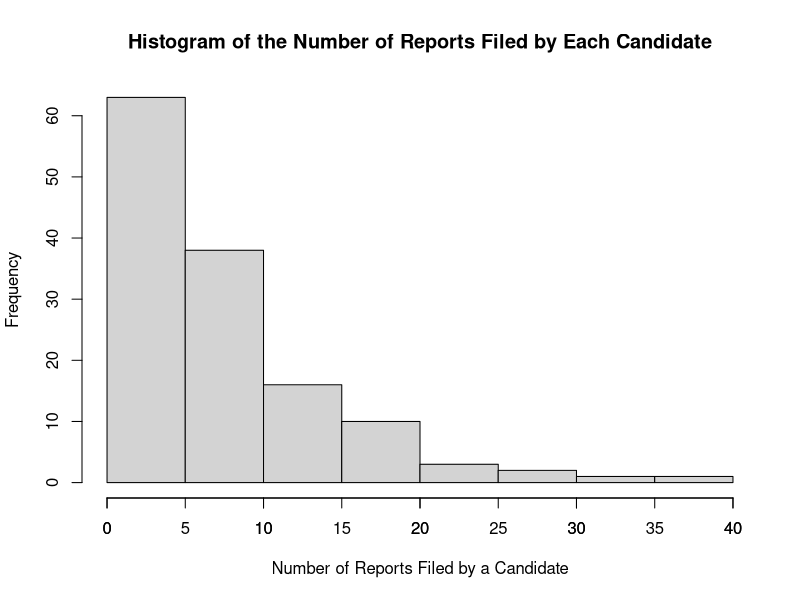
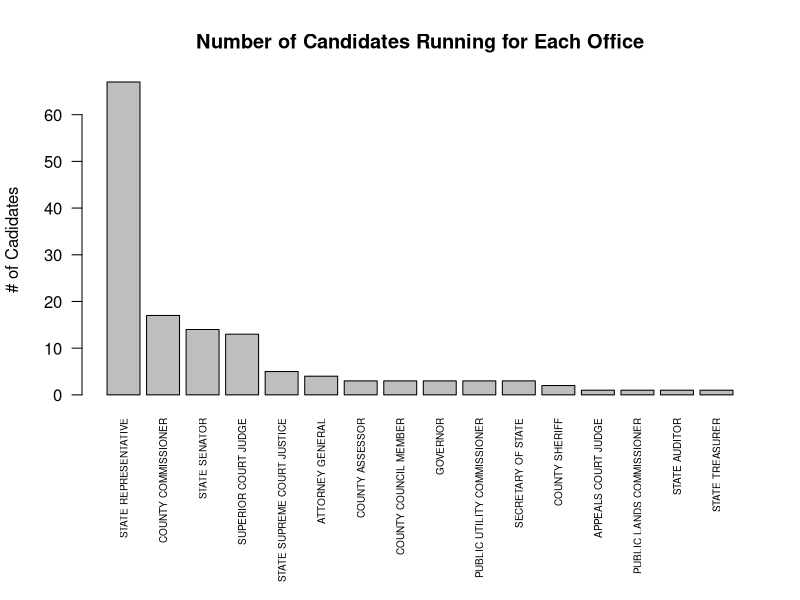
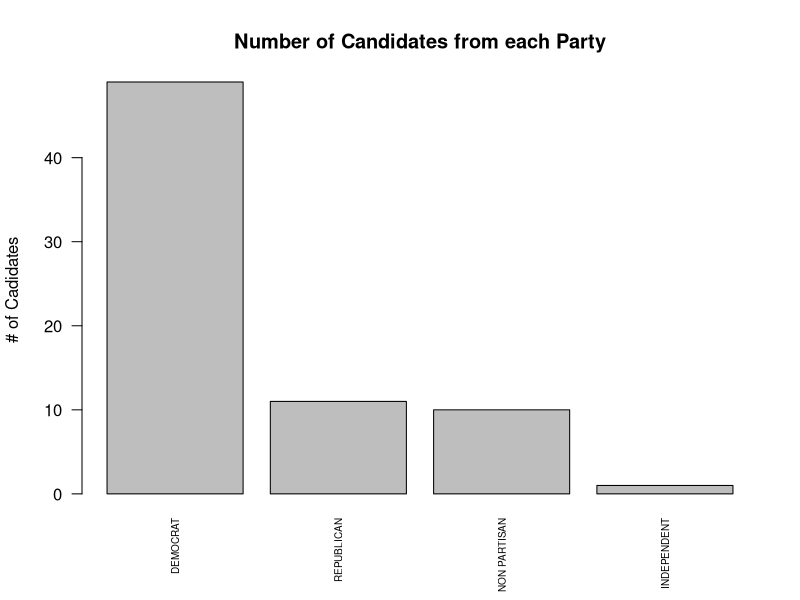
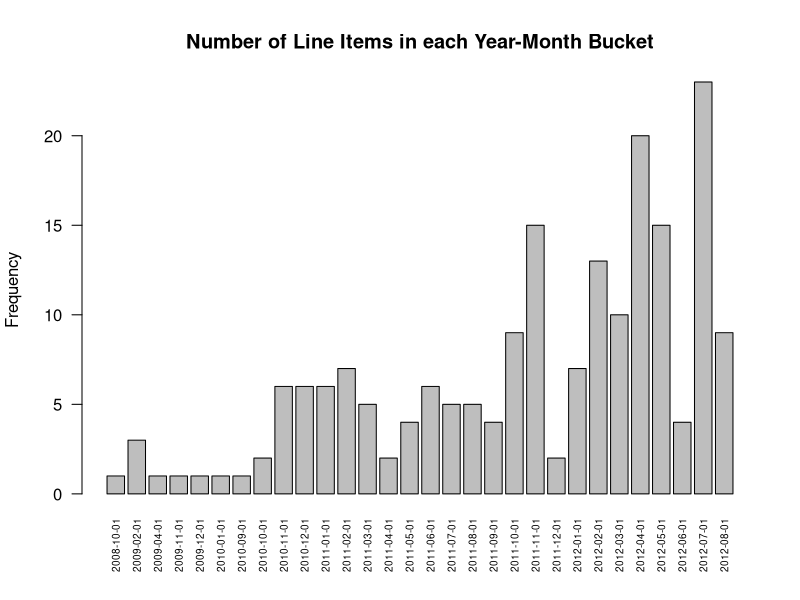
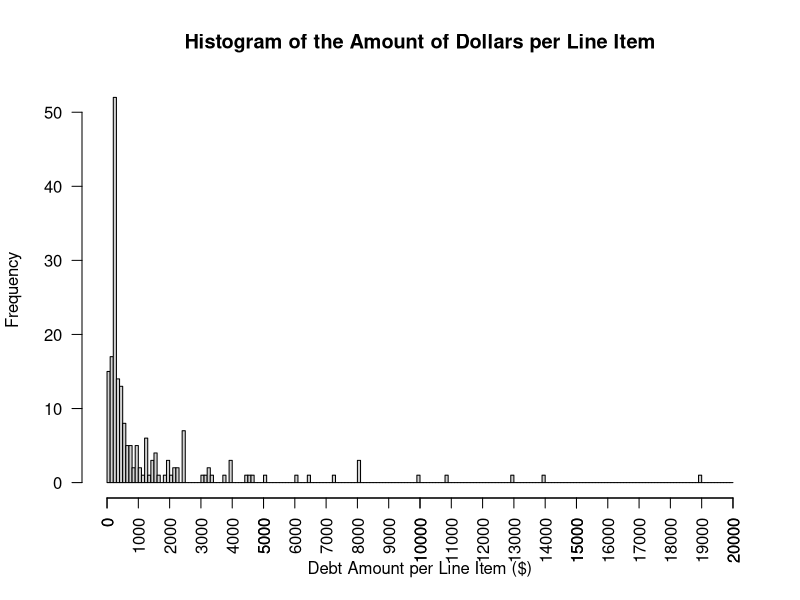
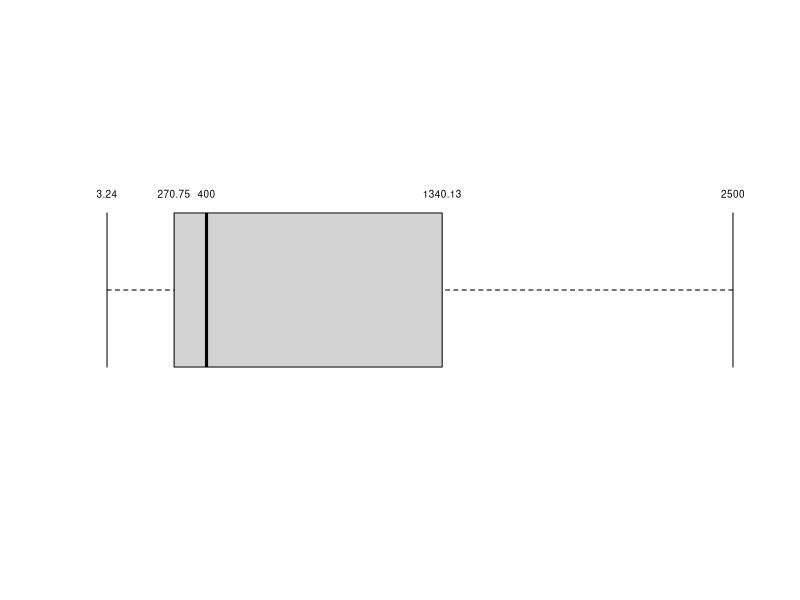
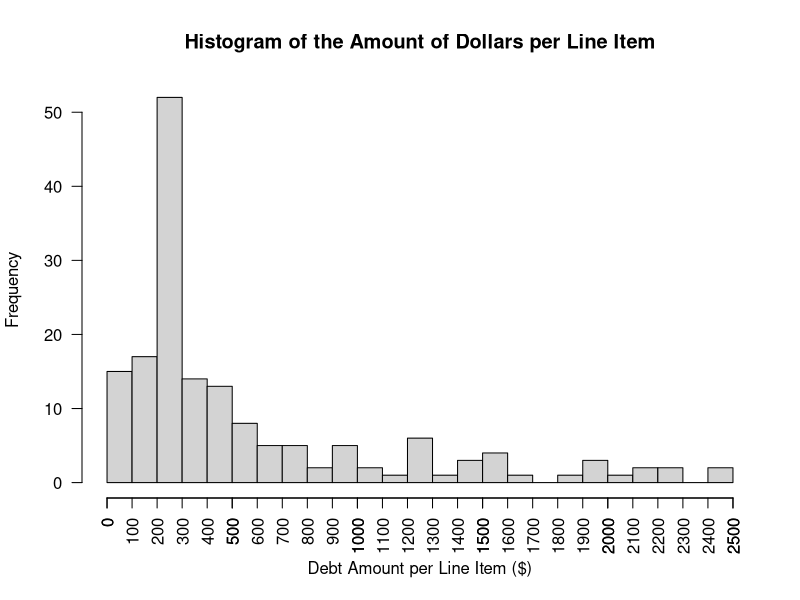
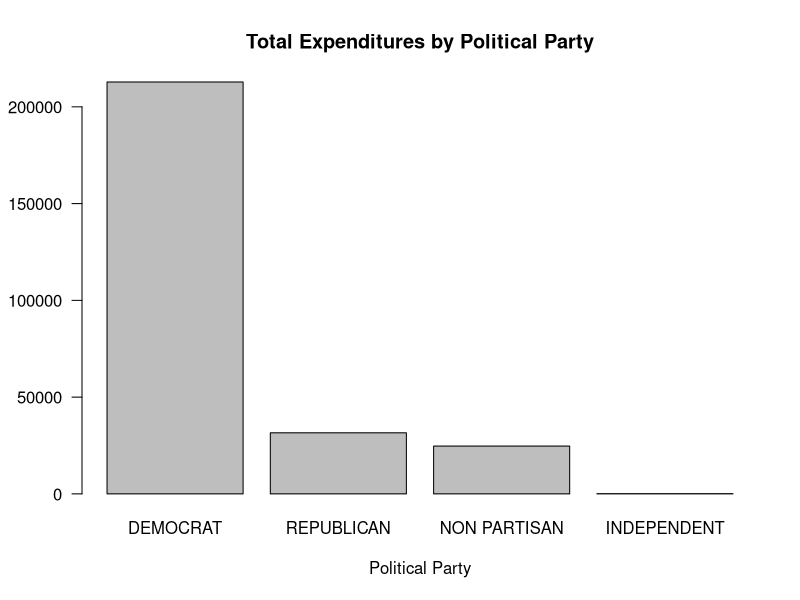

These figures' R source, in order:
## ---- chunk 1
knitr::opts_chunk$set(echo = TRUE)
## ---- chunk 2
DebtRaw = read.csv("../dataset/CandidateDebt.csv", na.strings='#N/A')
## ---- chunk 3
print(sprintf("Number of columns: %d, Number of rows: %d", ncol(DebtRaw), nrow(DebtRaw)))
## ---- chunk 4
str(DebtRaw[1:4,])
## ---- chunk 5
DebtShifted = DebtRaw
colnames(DebtShifted) <- c(colnames(DebtRaw)[1:9],
                           'DUMMY',
                           colnames(DebtRaw)[10:(ncol(DebtRaw)-1)])
## ---- chunk 6
str(DebtShifted[1:4,])
## ---- chunk 7
#DebtShifted$fromdate <- as.Date(DebtShifted$fromdate, format='%m/%d/%y')
#DebtShifted$thrudate <- as.Date(DebtShifted$thrudate, format='%m/%d/%y')
#DebtShifted$debtdate <- as.Date(DebtShifted$debtdate, format='%m/%d/%y')
## ---- chunk 8
t(DebtShifted[1,c('filerid', 'filername', 'office', 'DUMMY', 'legislativedistrict',
                  'party', 'jurisdiction', 'jurisdictiontype')])
## ---- chunk 9
# Split off left table
DebtLeft = DebtShifted[, seq(9)]

# Print out number of rows and columns
print(sprintf("DebtLeft data set has %d columns and %d rows.", ncol(DebtLeft), nrow(DebtLeft)))
## ---- chunk 10
# Split off right table
DebtRight = DebtShifted[, seq(10, ncol(DebtRaw))]

# Rename DUMMY to office
colnames(DebtRight)[[1]] <- "office"

# Keep cases with at least one non-NA entry
DebtRightValid <- DebtRight[rowSums(!is.na(DebtRight)) > 0,]

# Drop duplicates
Debt <- unique(DebtRightValid)

# Print number of rows and columns
print(sprintf("Debt data set has %d columns and %d rows.", ncol(Debt), nrow(Debt)))
## ---- chunk 11
# Find number of unique reportnumbers
length(unique(DebtLeft$reportnumber))
# Find number of unique cadidate names
length(unique(DebtLeft$filername))
## ---- chunk 12
# Find the number of reports filed by each candidate
RepPerCan <- aggregate(reportnumber ~ filername, DebtLeft, length)
colnames(RepPerCan)[2] <- "NumOfReports"
# Summarize data
summary(RepPerCan$NumOfReports)
## ---- chunk 13
# Show top 5 candidates that filed the most reports
head(RepPerCan[order(RepPerCan$NumOfReports, decreasing = TRUE),],5)
## ---- chunk 14
# How many candidates filed only 1 report?
length(which(RepPerCan$NumOfReports == 1))
## ---- chunk 15
# Show histogram showing distribution of the number of reports filed by each candidate.
hist(RepPerCan$NumOfReports, main = "Histogram of the Number of Reports Filed by Each Candidate",
     xlab = "Number of Reports Filed by a Candidate")
axis(1, at = seq(0,40, by = 5))
## ---- chunk 16
# Remove reportnumber and keep unique rows
Office <- unique(DebtLeft[-1])
# Find length of rows.
length(Office$filerid)
## ---- chunk 17
# Show exmaple of duplicate candidate.
Office[Office$filername == "FROCKT DAVID S",]
## ---- chunk 18
# Create Dataframe showing the number of candidates running for each office
OfficePopularity <- aggregate(filername ~ office, Office, length)
colnames(OfficePopularity)[2] <- "N"
OfficePopularity <- OfficePopularity[order(OfficePopularity[,2], decreasing = TRUE),]

# Show barplot of results
op <- par(mar = c(10,4,4,2) + 0.1)
barplot(OfficePopularity$N, main = "Number of Candidates Running for Each Office", ylab = "# of Cadidates",
      names.arg=OfficePopularity$office, las = 2, cex.names=0.6)
par(op)
## ---- chunk 19
# Only keep Office2, legislativedictrict, position, party, jurisdiction and find unique rows
DebtUnique <- unique(Debt[1:5])
# Aggregate a new dataframe to store the number of rows for each party
PartyCount <- aggregate(jurisdiction ~ party, DebtUnique, length)
colnames(PartyCount)[2] <- "N"
PartyCount <- PartyCount[order(PartyCount[,2], decreasing = TRUE),]
# Plot a bar chart showing the number of rows for each party
op <- par(mar = c(5,4,4,2) + 0.1)
barplot(PartyCount$N, main = "Number of Candidates from each Party", ylab = "# of Cadidates",
      names.arg=PartyCount$party, las = 2, cex.names=0.6)
par(op)
## ---- chunk 20
# Copy Debt into a temporary df, but convert the debtdate variable into date object
DebtTemp <- Debt
DebtTemp$debtdate <- as.Date(DebtTemp$debtdate, format='%m/%d/%y')
# Import lubridate to round the dates to the month
library(lubridate)
DebtTemp$debtdate <- floor_date(DebtTemp$debtdate, unit = "month")
# Aggregate the data to show the amount of line items are in each month
DateCount <- aggregate(amount ~ debtdate, DebtTemp, length)
colnames(DateCount)[2] <- "N"
op <- par(mar = c(5,4,4,2) + 0.1)
barplot(DateCount$N, main = "Number of Line Items in each Year-Month Bucket", ylab = "Frequency",
      names.arg=DateCount$debtdate, las = 2, cex.names=0.6)
par(op)
## ---- chunk 21
summary(Debt$amount)
## ---- chunk 22
hist(Debt$amount, breaks = seq(0, 20000, by = 100) , main = "Histogram of the Amount of Dollars per Line Item",
     xlab = "Debt Amount per Line Item ($)", las = 2)
axis(1, at = seq(0, 20000, by = 1000), las = 2)
## ---- chunk 23
boxplot(Debt$amount, horizontal = TRUE, outline = FALSE, axes = FALSE, staplewex = 1)
text(x = boxplot.stats(Debt$amount)$stats, labels = boxplot.stats(Debt$amount)$stats, y=1.25, cex = 0.6)
## ---- chunk 24
filteredAmount <- Debt[(Debt$amount < 2500),]
hist(filteredAmount$amount, breaks = seq(0, 2500, by = 100) , main = "Histogram of the Amount of Dollars per Line Item",
     xlab = "Debt Amount per Line Item ($)", las = 2)
axis(1, at = seq(0, 2500, by = 100), las = 2)
## ---- chunk 25

# sum amount by party
amountbyparty <-aggregate(Debt['amount'], by=list(party=Debt$party), FUN=sum)

# Rename 
names(amountbyparty)[names(amountbyparty)=="amount"] <- "totalamountbyparty"


#format method, which is necessary for formating in a data.frame   
format.money  <- function(x, ...) {
  paste0("$", formatC(as.numeric(x), format="f", digits=2, big.mark=","))
}
class(amountbyparty$totalamountbyparty) <- c("money",class(amountbyparty$totalamountbyparty))


# sort the list descending, create pareto
amountbyparty <- amountbyparty[order(amountbyparty$totalamountbyparty, decreasing=TRUE),]

# bar plot tutorial https://www.statmethods.net/graphs/bar.html
op <- par(mar = c(5,4,4,2) + 0.1)
barplot(amountbyparty$totalamountbyparty, main="Total Expenditures by Political Party", 
  	xlab="Political Party", las=1,
  	names.arg=amountbyparty$party)
par(op)
## ---- chunk 26
# Merge PartyCount into amountbyparty
amountbyparty <- merge(amountbyparty, PartyCount)
amountbyparty$amountpercandidate <- amountbyparty$totalamountbyparty / amountbyparty$N

# sort the list descending, create pareto
amountbyparty <- amountbyparty[order(amountbyparty$amountpercandidate, decreasing=TRUE),]


# bar plot tutorial https://www.statmethods.net/graphs/bar.html
barplot(amountbyparty$amountpercandidate, main="Expenditure per Candidate by Political Party", 
  	xlab="Political Party", ylab="Expenditure ($)",
  	names.arg=amountbyparty$party,
  	cex.names=0.8)
#axis(2, at=axTicks(2), labels=sprintf("$%s", axTicks(2)))

## ---- chunk 27
desc_to_coarsedesc = read.csv("../dataset/description_to_coarsedescription.csv", na.strings='#N/A')
# we need to merge coarsedescription into Debt by description
Debt2=merge(Debt,desc_to_coarsedesc[c('description','coarsedescription')])

# Put 0 for position when there is no value
Debt2$position[is.na(Debt2$position)] <- 0
Debt2$legislativedistrict[is.na(Debt2$legislativedistrict)] <- 0

# sum amount by coarsedescription
amountbycoarsedesc <-aggregate(Debt2['amount'], by=list(coarsedescription=Debt2$coarsedescription), FUN=sum)

#format method, which is necessary for formating in a data.frame   
format.money  <- function(x, ...) {
  paste0("$", formatC(as.numeric(x), format="f", digits=2, big.mark=","))
}
class(amountbycoarsedesc$amount) <- c("money",class(amountbycoarsedesc$amount))


# sort the list descending, create pareto
amountbycoarsedesc <- amountbycoarsedesc[order(amountbycoarsedesc$amount, decreasing=TRUE),]
#print(amountbycoarsedesc)

nbars=13
topn=amountbycoarsedesc[1:nbars,]
# bar plot tutorial https://www.statmethods.net/graphs/bar.html
op <- par(mar = c(10,4,4,2) + 0.1)
barplot(topn$amount, main="Total Expenditures by Coarse Description",
        sub=paste(c("(Top", nbars, "shown)"), collapse = " "),
  	xlab="Coarse Description",
  	names.arg=topn$coarsedescription,
  	cex.names=0.65, las=2)
par(op)




# Maybe I should make a function for bar charts, since I will be making many of them.

## ---- chunk 28

# Rename "subject" column to "N"
names(amountbyparty)[names(amountbyparty)=="amount"] <- "totalamountbyparty"

#rollup debt2 by coarsedesc and party
expense_by_coarsedesc_by_party <-aggregate(Debt2['amount'],                                         by=list(coarsedescription=Debt2$coarsedescription, party=Debt2$party), FUN=sum)


#merge totalamount into expense_by_coarsedesc_by_party
frac_by_coarsedesc_by_party <- merge(expense_by_coarsedesc_by_party,amountbyparty)
# compute fraction
frac_by_coarsedesc_by_party$fractionofpartytotal <- frac_by_coarsedesc_by_party$amount / frac_by_coarsedesc_by_party$totalamountbyparty

# drop independents
frac_by_coarsedesc_by_party <- frac_by_coarsedesc_by_party[frac_by_coarsedesc_by_party$party != "INDEPENDENT", ]

# get max frac by coarsedescription (across parties)
maxfrac_by_coarsedesc <-aggregate(frac_by_coarsedesc_by_party['fractionofpartytotal'],
                                           by=list(coarsedescription=frac_by_coarsedesc_by_party$coarsedescription), FUN=max)

# Rename "fractionofpartytotal" column to "maxfracofpartytotal"
names(maxfrac_by_coarsedesc)[names(maxfrac_by_coarsedesc)=="fractionofpartytotal"] <- "maxfracofpartytotal"

#merge maxfrac into frac_by_coarsedesc_by_party
frac_by_coarsedesc_by_party2=merge(frac_by_coarsedesc_by_party,maxfrac_by_coarsedesc)


# assign part number to put nonpartisan last
frac_by_coarsedesc_by_party2$partynumber<-ifelse(frac_by_coarsedesc_by_party2$party=="DEMOCRAT",1,
		ifelse(frac_by_coarsedesc_by_party2$party=="REPUBLICAN",2,3
		))

#Now, sort the df by maxfracofpartytotal desc, then by partynumber
frac_by_coarsedesc_by_party2 <- frac_by_coarsedesc_by_party2[order(-frac_by_coarsedesc_by_party2$maxfracofpartytotal,
                                                                   frac_by_coarsedesc_by_party2$partynumber),]

# Now we can finally make a grouped pareto!
frac_by_coarsedesc_by_party2$barlabels <- ""
frac_by_coarsedesc_by_party2$barlabels <- frac_by_coarsedesc_by_party2$barlabels <-

  
# Trick Make labels which are non blank only when row mod 3 =2
x<-1:nrow(frac_by_coarsedesc_by_party2)
y <- x%%3==2

cd=frac_by_coarsedesc_by_party2$coarsedescription
frac_by_coarsedesc_by_party2$barlabels <- with(frac_by_coarsedesc_by_party2, ifelse(y,cd,"" ) )

cd <- frac_by_coarsedesc_by_party2$coarsedescription
frac_by_coarsedesc_by_party2$barlabels <- ifelse(y,frac_by_coarsedesc_by_party2$coarsedescription,"" )

# get the same coarsedescriptions used in previous graph
topnparty<-frac_by_coarsedesc_by_party2[frac_by_coarsedesc_by_party2$coarsedescription %in% topn$coarsedescription,]

# now make a sidebyside bar chart
barplot(topnparty$fractionofpartytotal, main="Fractional Expenditures by Coarse Description, by Party",
        xlab="Coarse Description", col=c("blue","red","green"),
        legend = c("Democrat","Republican","Non Partisan"), beside=TRUE, names.arg=topnparty$coarsedescription, las=2)



# carecols
caredata=topnparty[c("coarsedescription","party","fractionofpartytotal")]
caredata$coarsedescription <- factor(caredata$coarsedescription)
caredata$party <- factor(caredata$party)
# Remove INDEPENDENT

# Order by total spending
jxtab_sum <- xtabs(fractionofpartytotal ~ party + coarsedescription, data=caredata)
jxtab_sum <- jxtab_sum[,order(colSums(jxtab_sum), decreasing = TRUE)]


jxtab_sum_mat <- data.matrix(jxtab_sum)
barplot(jxtab_sum_mat,
        beside = TRUE,
        legend.text = rownames(jxtab_sum_mat),
        main = "Fractional Expenditures by Coarse Description, by Party",
        xlab = "Coarse Description",
        ylab = "total amount spent", las=2)




## ---- chunk 29
# get sum of amount by DUMMY
#sumbyoffice <- aggregate(Debt2['amount'],
#by=list(office=Debt2$DUMMY), FUN=sum)

# get sum(amount) and n rows by unique value of DUMMY, legislativedistrict, position, and party,
# jurisdiction, and jurisdictiontype (in case I summarize by that later).
sumbycand <- aggregate(Debt2['amount'],
by=list(office=Debt2$office, legislativedistrict=Debt2$legislativedistrict, position=Debt2$position, party=Debt2$party, jurisdiction=Debt2$jurisdiction, jurisdictiontype=Debt2$jurisdictiontype), FUN=sum)


# now sum the amounts in sumbycand and count rows by office
sumbyoffice <- aggregate(sumbycand['amount'], by=list(office=sumbycand$office), FUN=sum)
countbyoffice <- aggregate(sumbycand['position'], by=list(office=sumbycand$office), FUN=length)

# Rename cols
names(sumbyoffice)[names(sumbyoffice)=="amount"] <- "totalamount"
names(countbyoffice)[names(countbyoffice)=="position"] <- "ncandidates"

# merge the sum and count data
amountperjob <- merge(sumbyoffice,countbyoffice)
amountperjob$mean_amount <- amountperjob$totalamount / amountperjob$ncandidates

# sort by mean_amount desc
# sort the list descending, create pareto
amountperjob <- amountperjob[order(amountperjob$mean_amount, decreasing=TRUE),]

# bar plot tutorial https://www.statmethods.net/graphs/bar.html
barplot(amountperjob$mean_amount, main="Expenditure per Candidate by Office", 
  	xlab="Office",
  	names.arg=amountperjob$office,
  	cex.names=1, las=2)


## ---- chunk 30

# Expenditure amounts by jurisdictiontype
boxplot(amount~jurisdictiontype,data=Debt2, main="Transaction Dollar Amounts by Jurisdiction Type", 
  	xlab="Jurisdiction Type", ylab="Amount in Dollars", varwidth=T)

## ---- chunk 31
# Time component
# Copy Debt2 to Debt3
Debt3 <- Debt2
# Let's make a debtmonth column
library(lubridate)
# Get just the month
Debt3$truedebtdate<-mdy(Debt3$debtdate)
Debt3$debtmonth<-floor_date(Debt3$truedebtdate, unit="month")
# Make str version so it will be a factor
Debt3$debtmonthstr<- as.character(Debt3$debtmonth)
# Create dummy variable, TREASURY
Debt3$Treasury<-ifelse(Debt3$coarsedescription=="TREASURY",1,0)


##need plyr package to use ddply
library(plyr)
# Now get sum, count, and mean of amount and mean of Treasury by debtmonthstr
##summarize data. Because R categorized Day as a factor we can go ahead and use this
timestats<- ddply(Debt3,~debtmonthstr,summarise,Sum_amount=sum(amount), Count_amount = length(amount),
      Mean_amount = mean(amount), Mean_Treasury = mean(Treasury))
 

#Create debtmonth in timestats, as a date (this works but format is not good for graphing)
timestats$debtmonth<- strptime(timestats$debtmonthstr,"%Y-%m-%d")

# format it to MM/YYYY
# I believe this sets it back to char!
#timestats$debtmonth<- format(timestats$debtmonth, format="%Y/%m")


# sort by it
timestats<- timestats[order(timestats$debtmonth),]


xvector=timestats$debtmonth
yvector=timestats$Sum_amount
yvector2=timestats$Count_amount
yvector3=timestats$Mean_amount
plot(xvector, yvector,xlab="Reporting Period",  ylab="Sum of Expenditures", main="Sum of Amount")
plot(xvector, yvector2,xlab="Reporting Period",  ylab="Number of Expenditures", main="Count of Amount")
plot(xvector, yvector3,xlab="Reporting Period",  ylab="Mean of Expenditures", main="Mean of Amount")


## ---- chunk 32
# plot treasury mean by debtmonth
xvector=timestats$debtmonth
yvector=timestats$Mean_Treasury
plot(xvector, yvector, xlab="Reporting Period",  ylab="Fractional Count of Expenditures", main="Fractional Count of Expenditures Attributable to Treasury")
## ---- chunk 33

party_jurtype_sum <- aggregate(Debt['amount'],
                                  by=list(party=Debt$party,
                                          jurisdictiontype=Debt$jurisdictiontype),
                                  FUN=sum)

# Order by total spending
xtab_sum <- xtabs(amount ~ jurisdictiontype + party, data=party_jurtype_sum)
xtab_sum <- xtab_sum[,order(colSums(xtab_sum), decreasing = TRUE)]

# Remove INDEPENDENT
xtab_sum <- xtab_sum[,colnames(xtab_sum) != 'INDEPENDENT']

xtab_sum_mat <- data.matrix(xtab_sum)
barplot(xtab_sum_mat,
        beside = TRUE,
        legend.text = rownames(xtab_sum_mat),
        main = "Total party spending across jurisdiction types",
        xlab = "party",
        ylab = "total amount spent")
